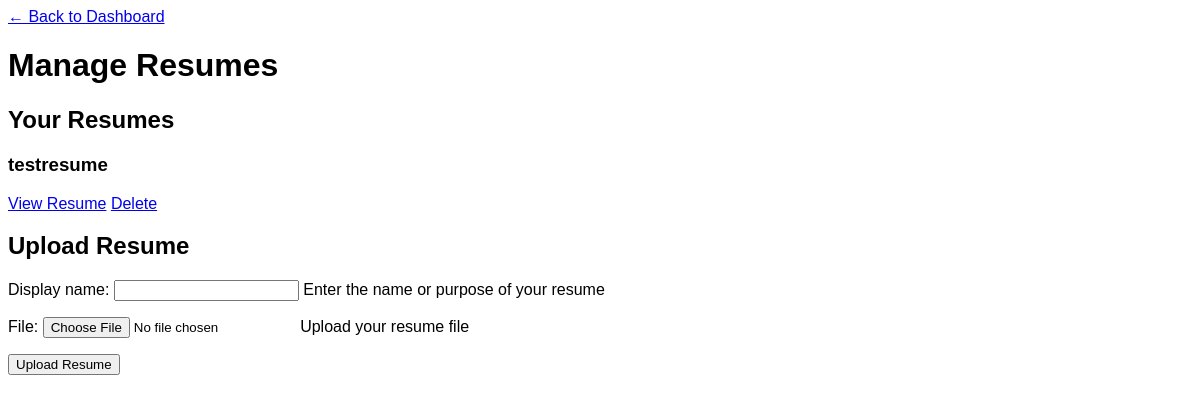
The page /dashboard/resumes/ (signed in) on the database as committed earlier.
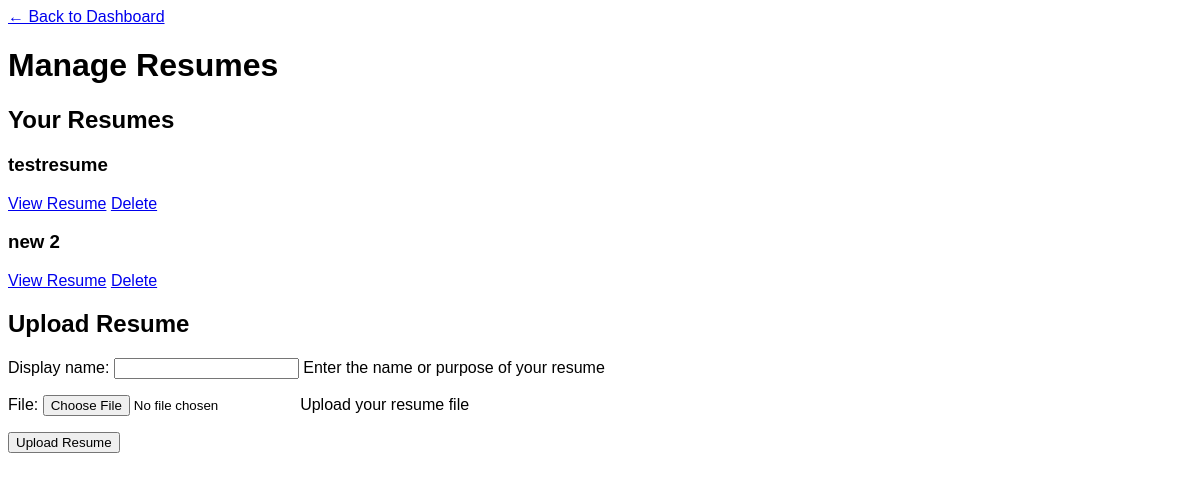
The same page on the database as committed later.
### builder/models.py (models this page shows)
class Resume(models.Model):
    user = models.ForeignKey(
        User,
        on_delete=models.CASCADE
    )
    display_name = models.CharField(
        max_length=200,
        help_text="Enter the name or purpose of your resume"
    )
    file = models.FileField(
        upload_to='resumes/',
        help_text="Upload your resume file"
    )

### builder/views.py (the view)
# urls.py: path("dashboard/resumes/", views.manage_resumes, name="manage_resumes"),
@login_required
def manage_resumes(request):
    resumes = Resume.objects.filter(user=request.user)
    if request.method == "POST":
        form = ResumeForm(request.POST, request.FILES)
        if form.is_valid():
            resume = form.save(commit=False)
            resume.user = request.user
            resume.save()
            return redirect("manage_resumes")
    else:
        form = ResumeForm()
    return render(
        request,
        "manage_resumes.html",
        {
            "resumes": resumes,
            "form": form,
        },
    )

### builder/forms.py
class ResumeForm(forms.ModelForm):
    class Meta:
        model = Resume
        fields = [
            'display_name',
            'file',
        ]

### builder/templates/manage_resumes.html (shortened to what this page needs)
{% extends "base.html" %}
{% block content %}
<a href="{% url 'dashboard' %}">← Back to Dashboard</a>
<h1>Manage Resumes</h1>
<h2>Your Resumes</h2>
{% for resume in resumes %}
    <h3>{{ resume.display_name }}</h3>
    <a href="{{ resume.file.url }}">View Resume</a>
    <a href="{% url 'delete_resume' resume_id=resume.id %}">Delete</a>
{% empty %}
    <p>You haven't uploaded any resumes yet.</p>
{% endfor %}
<h2>Upload Resume</h2>
<form method="POST" enctype="multipart/form-data">
    {{ form.as_p }}
    <button type="submit">Upload Resume</button>
</form>
{% endblock %}

Rows that differ between the two databases and show on the page:
added Resume: display_name "new 2"
